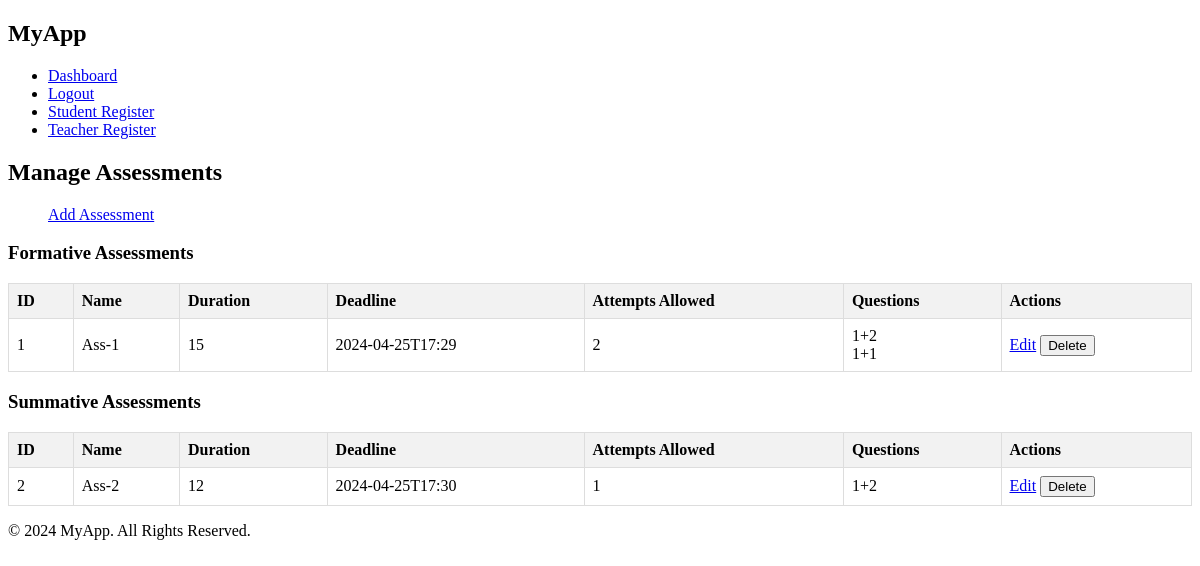
The page /manage_assessments (signed in) on the database as committed earlier.
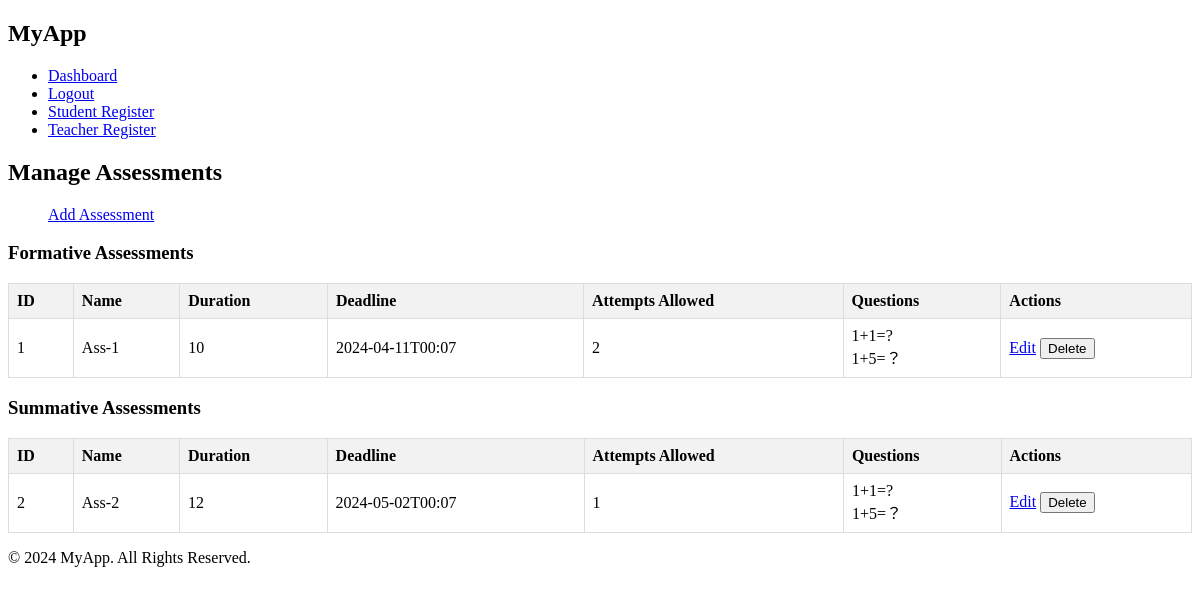
The same page on the database as committed later.
### app/models/assessment.py (models this page shows)
class Assessment(db.Model):
    id = db.Column(db.Integer, primary_key=True)
    name = db.Column(db.String(255), nullable=False)
    type = db.Column(db.String(255), nullable=False)
    questions = db.relationship('Question', secondary='assessment_question', backref='assessments')
    parameters = db.Column(db.JSON, nullable=True)

### app/models/question.py (models this page shows)
class Question(db.Model):
    id = db.Column(db.Integer, primary_key=True)
    question_text = db.Column(db.Text, nullable=False)
    option_a = db.Column(db.String(200), nullable=False)
    option_b = db.Column(db.String(200), nullable=False)
    option_c = db.Column(db.String(200), nullable=False)
    option_d = db.Column(db.String(200), nullable=False)
    correct_option = db.Column(db.String(100), nullable=False)
    correct_answer = db.Column(db.Text, nullable=False)
    feedback = db.Column(db.Text, nullable=False)
    question_type = db.Column(db.String(50), nullable=False)

### app/routes/teacher_routes.py (the view)
@app.route('/manage_assessments', methods=['GET'])
def manage_assessments():
    if 'user_id' not in session or session['role'] != 'teacher':
        return redirect(url_for('login'))
    f_assessments = Assessment.query.filter_by(type='FORMATIVE').all()
    s_assessments = Assessment.query.filter_by(type='SUMMATIVE').all()
    return render_template('manage_assessments.html', f_assessments=f_assessments, s_assessments=s_assessments)

### app/templates/manage_assessments.html
{% extends "base.html" %}
{% block content %}
<div class="container">
    <h2>Manage Assessments</h2>
    <ul>
        <li style="list-style-type: none"><a href="{{ url_for('add_assessment') }}" class="btn btn-success">Add Assessment</a></li>
    </ul>
    <h3>Formative Assessments</h2>
    <table class="custom-table">
        <thead>
            <tr>
                <th>ID</th>
                <th>Name</th>
                <th>Duration</th>
                <th>Deadline</th>
                <th>Attempts Allowed</th>
                <th>Questions</th>
                <th>Actions</th>
            </tr>
        </thead>
        <tbody>
            {% for assessment in f_assessments %}
            <tr>
                <td>{{ assessment.id }}</td>
                <td>{{ assessment.name }}</td>
                <td>{{ assessment.parameters.get('duration') }}</td>
                <td>{{ assessment.parameters.get('deadline') }}</td>
                <td>{{ assessment.parameters.get('attempts') }}</td>
                <td>
                    {% for question in assessment.questions %}
                    {{ question.question_text }}<br>
                    {% endfor %}
                </td>
                <td>
                    <a href="{{ url_for('edit_assessment', assessment_id=assessment.id) }}" class="btn btn-primary">Edit</a>
                    <form action="{{ url_for('delete_assessment', assessment_id=assessment.id) }}" method="post" style="display:inline;">
                        <button type="submit" class="btn btn-danger">Delete</button>
                    </form>
                </td>
            </tr>
            {% endfor %}
        </tbody>
    </table>
    <h3>Summative Assessments</h2>
        <table class="custom-table">
            <thead>
                <tr>
                    <th>ID</th>
                    <th>Name</th>
                    <th>Duration</th>
                    <th>Deadline</th>
                    <th>Attempts Allowed</th>
                    <th>Questions</th>
                    <th>Actions</th>
                </tr>
            </thead>
            <tbody>
                {% for assessment in s_assessments %}
                <tr>
                    <td>{{ assessment.id }}</td>
                    <td>{{ assessment.name }}</td>
                    <td>{{ assessment.parameters.get('duration') }}</td>
                    <td>{{ assessment.parameters.get('deadline') }}</td>
                    <td>{{ assessment.parameters.get('attempts') }}</td>
                    <td>
                        {% for question in assessment.questions %}
                        {{ question.question_text }}<br>
                        {% endfor %}
                    </td>
                    <td>
                        <a href="{{ url_for('edit_assessment', assessment_id=assessment.id) }}" class="btn btn-primary">Edit</a>
                        <form action="{{ url_for('delete_assessment', assessment_id=assessment.id) }}" method="post" style="display:inline;">
                            <button type="submit" class="btn btn-danger">Delete</button>
                        </form>
                    </td>
                </tr>
                {% endfor %}
            </tbody>
        </table>
</div>
{% endblock %}

### app/templates/base.html (shortened to what this page needs)
<!DOCTYPE html>
<html lang="en">
<head>
    <link rel="stylesheet" href="{{ url_for('static', filename='style.css') }}">
</head>
<body>
<header>
    <nav>
        <div class="container">
            <h1>MyApp</h1>
            <ul>
                <li><a href="{{ url_for('dashboard') }}">Dashboard</a></li>
                <li><a href="{{ url_for('logout') }}">Logout</a></li>
                <li><a href="{{ url_for('register_student') }}">Student Register</a></li>
                <li><a href="{{ url_for('register_teacher') }}">Teacher Register</a></li>
            </ul>
        </div>
    </nav>
</header>
<div class="container mt-4">
    {% block content %}
    {% endblock %}
</div>
<footer>
    <div class="container">
        <p>&copy; 2024 MyApp. All Rights Reserved.</p>
    </div>
</footer>
</body>
</html>

### app/static/style.css (style rules this page uses)
.custom-table { border-collapse: collapse; width: 100%; }
.custom-table th, .custom-table td { border: 1px solid #dddddd; text-align: left; padding: 8px; }
.custom-table th { background-color: #f2f2f2; }

Rows that differ between the two databases and show on the page:
removed Question: question_text "1+1", shown under Assessment "Ass-1"
changed Assessment "Ass-1": parameters.get "15" → "10"; parameters.get "2024-04-25T17:29" → "2024-04-11T00:07"
changed Question (number 1 of 2 on the later page): question_text "1+2" → "1+1=?"
added Question: question_text "1+5=？"
changed Assessment "Ass-2": parameters.get "2024-04-25T17:30" → "2024-05-02T00:07"
